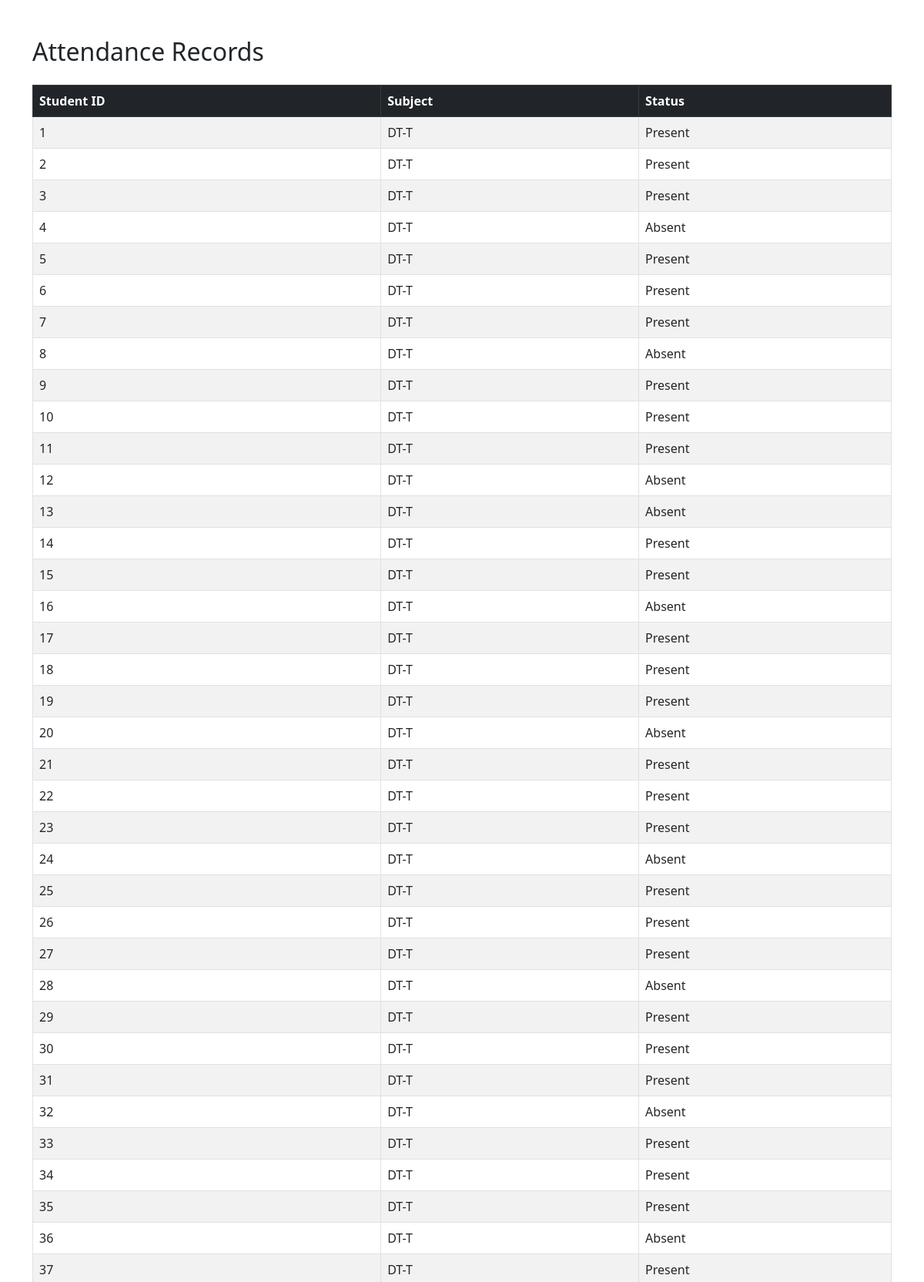
/view (signed in, upper part), run on the app's committed database.
### models.py (models this page shows)
class Attendance(db.Model):
    id = db.Column(db.Integer, primary_key=True)
    student_id = db.Column(db.String(20))
    subject_code = db.Column(db.String(10))
    date = db.Column(db.Date)
    status = db.Column(db.String(10))

### app.py (the view)
@app.route("/view")
def view_attendance():
    if session.get("role") != "professor":
        return redirect("/")
    username = session.get("prof_name")
    subjects = ProfSubject.query.filter_by(professor=username).all()
    subject_codes = [s.subject_code for s in subjects]
    records = Attendance.query.filter(
        Attendance.subject_code.in_(subject_codes)
    ).all()
    summary = {}
    for r in records:
        sid = r.student_id
        if sid not in summary:
            summary[sid] = {"total": 0, "present": 0}
        summary[sid]["total"] += 1
        if r.status == "Present":
            summary[sid]["present"] += 1
    percentage = {}
    for sid in summary:
        total = summary[sid]["total"]
        present = summary[sid]["present"]
        percentage[sid] = round((present / total) * 100, 2)
    return render_template(
        "view_attendance.html",
        records=records,
        percentage=percentage
    )

### templates/view_attendance.html (shortened to what this page needs)
<!DOCTYPE html>
<html>
<head>
<link href="https://cdn.jsdelivr.net/npm/bootstrap@5.3.0/dist/css/bootstrap.min.css" rel="stylesheet">
</head>
<body class="container mt-5">
<h2 class="mb-4">Attendance Records</h2>
<table class="table table-bordered table-striped">
<thead class="table-dark">
<tr>
<th>Student ID</th>
<th>Subject</th>
<th>Status</th>
</tr>
</thead>
<tbody>
{% for r in records %}
<tr>
<td>{{r.student_id}}</td>
<td>{{r.subject_code}}</td>
<td>{{r.status}}</td>
</tr>
{% endfor %}
</tbody>
</table>
</body>
</html>

### data on the page
Attendance: student_id "1", subject_code "DT-T", status "Present"
Attendance: student_id "2", subject_code "DT-T", status "Present"
Attendance: student_id "3", subject_code "DT-T", status "Present"
Attendance: student_id "4", subject_code "DT-T", status "Absent"
Attendance: student_id "5", subject_code "DT-T", status "Present"
Attendance: student_id "6", subject_code "DT-T", status "Present"
Attendance: student_id "7", subject_code "DT-T", status "Present"
Attendance: student_id "8", subject_code "DT-T", status "Absent"
Attendance: student_id "9", subject_code "DT-T", status "Present"
Attendance: student_id "10", subject_code "DT-T", status "Present"
Attendance: student_id "11", subject_code "DT-T", status "Present"
Attendance: student_id "12", subject_code "DT-T", status "Absent"
Attendance: student_id "13", subject_code "DT-T", status "Absent"
Attendance: student_id "14", subject_code "DT-T", status "Present"
Attendance: student_id "15", subject_code "DT-T", status "Present"
Attendance: student_id "16", subject_code "DT-T", status "Absent"
Attendance: student_id "17", subject_code "DT-T", status "Present"
Attendance: student_id "18", subject_code "DT-T", status "Present"
Attendance: student_id "19", subject_code "DT-T", status "Present"
Attendance: student_id "20", subject_code "DT-T", status "Absent"
Attendance: student_id "21", subject_code "DT-T", status "Present"
Attendance: student_id "22", subject_code "DT-T", status "Present"
Attendance: student_id "23", subject_code "DT-T", status "Present"
Attendance: student_id "24", subject_code "DT-T", status "Absent"
Attendance: student_id "25", subject_code "DT-T", status "Present"
Attendance: student_id "26", subject_code "DT-T", status "Present"
Attendance: student_id "27", subject_code "DT-T", status "Present"
Attendance: student_id "28", subject_code "DT-T", status "Absent"
Attendance: student_id "29", subject_code "DT-T", status "Present"
Attendance: student_id "30", subject_code "DT-T", status "Present"
Attendance: student_id "31", subject_code "DT-T", status "Present"
Attendance: student_id "32", subject_code "DT-T", status "Absent"
Attendance: student_id "33", subject_code "DT-T", status "Present"
Attendance: student_id "34", subject_code "DT-T", status "Present"
Attendance: student_id "35", subject_code "DT-T", status "Present"
Attendance: student_id "36", subject_code "DT-T", status "Absent"
Attendance: student_id "37", subject_code "DT-T", status "Present"
